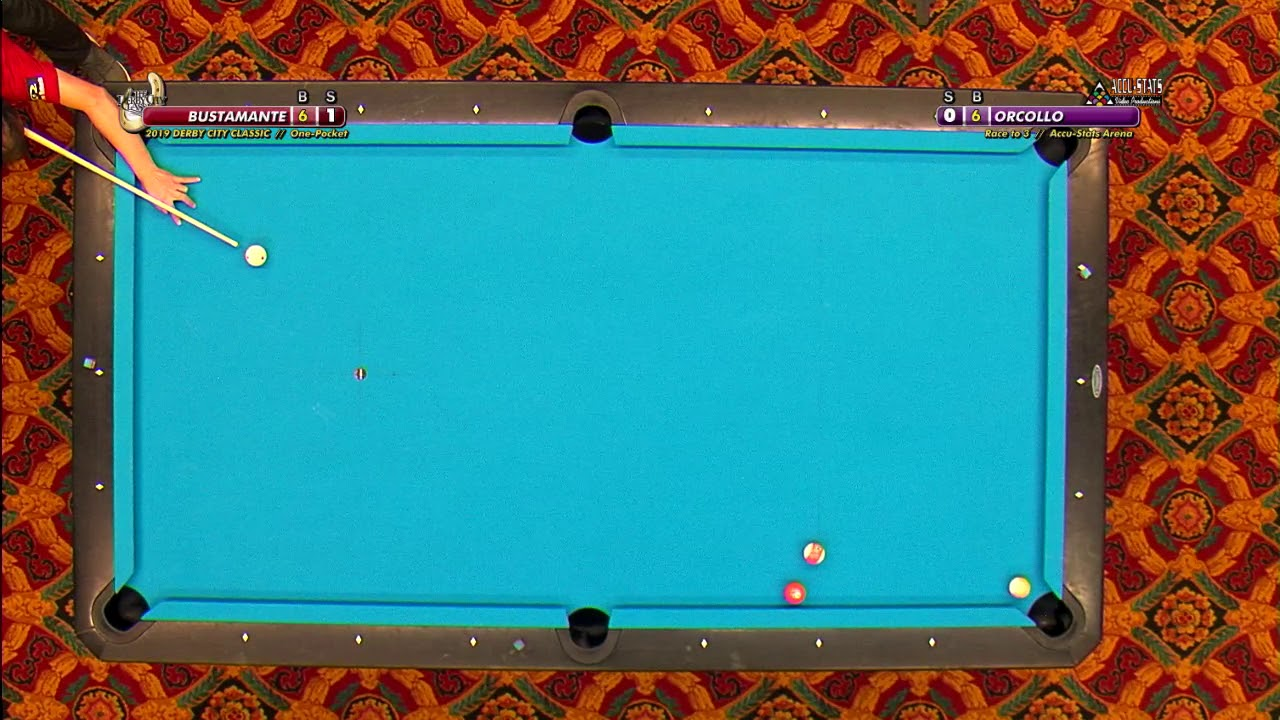
#> input picture jupyter/pool.jpg, 1280 x 720 px
$ jupyter execute --allow-errors pool.ipynb   (shell and % lines are left out)   (older library calls are emulated)
#> lines starting #> are read from the running program, lines starting #| are printed output that depends on the picture
[cell 1]
import imutils
import cv2
import matplotlib.pyplot as plt
import matplotlib
from IPython.display import Image

[cell 2]
img = cv2.imread("pool.jpg")
#> img is the input picture: shape (720, 1280, 3); mean B, G, R 117, 118.5, 71
laplacian = cv2.Laplacian(img,cv2.CV_64F)
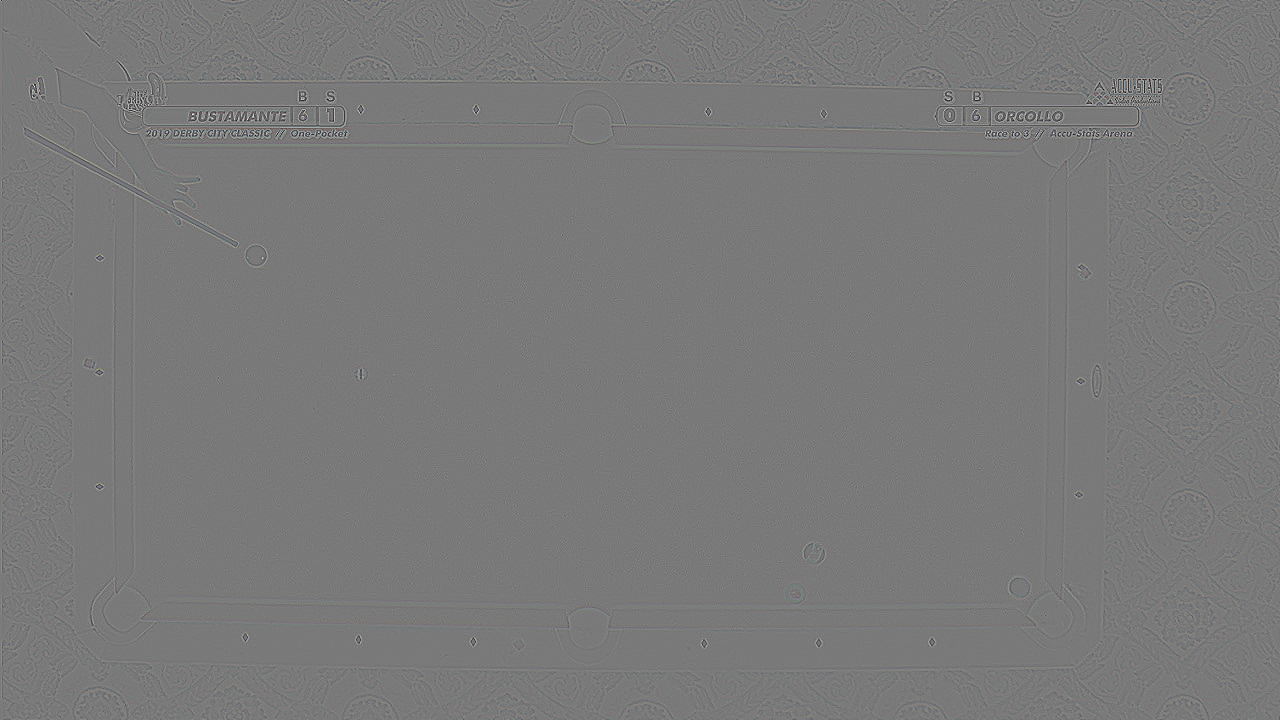
#> laplacian: shape (720, 1280, 3) float64; mean B, G, R 0, 0, 0; drawn with min black and max white

[cell 3]
def show(img):
    plt.figure(figsize=(16,9))
    plt.imshow(cv2.cvtColor(img, cv2.COLOR_BGR2RGB))

[cell 4]
blurred = cv2.GaussianBlur(img, (11, 11), 2)
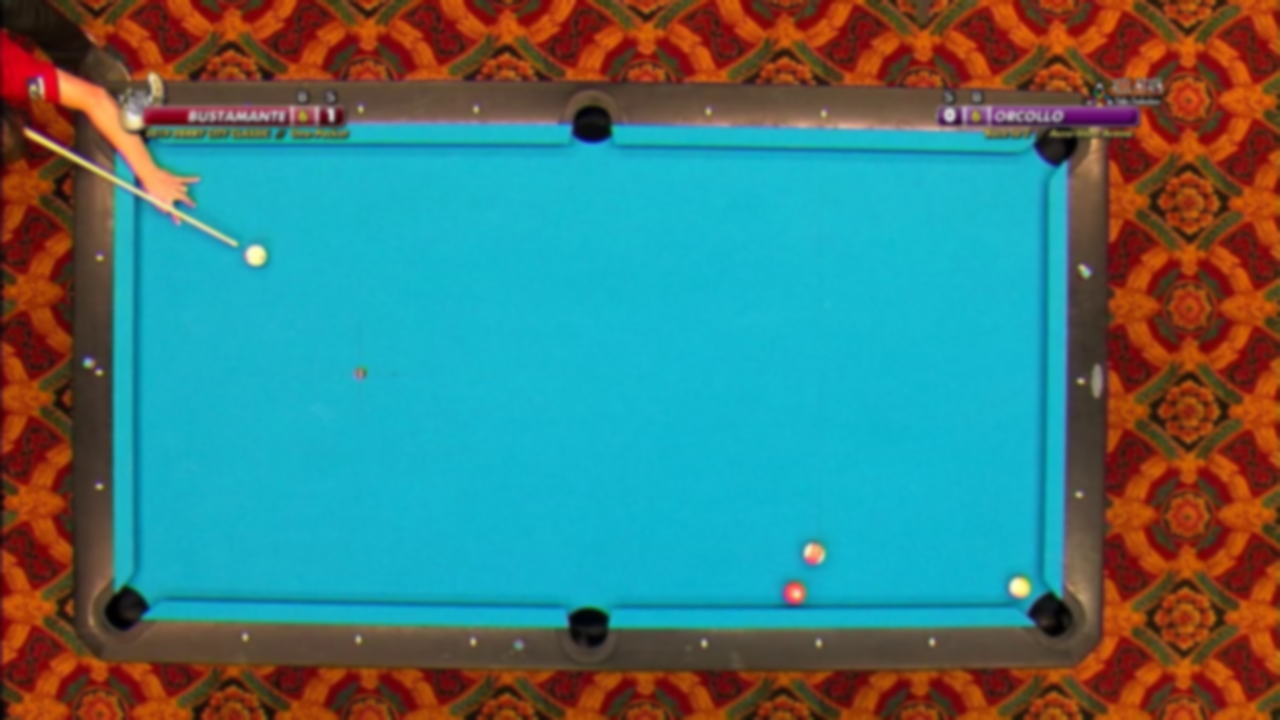
#> blurred: shape (720, 1280, 3); mean B, G, R 117, 118.5, 71
show(blurred)

[cell 5]
hsv = cv2.cvtColor(blurred, cv2.COLOR_BGR2HSV)
#> hsv: shape (720, 1280, 3); mean H, S, V 58.7, 204.9, 162.1
show(hsv)
frame = img
# Convert BGR to HSV
hsv = cv2.cvtColor(frame, cv2.COLOR_BGR2HSV)
#> hsv: shape (720, 1280, 3); mean H, S, V 60.6, 207.5, 162.4
# define range of blue color in HSV
#> (the rest of this cell did not finish here and is left out)
